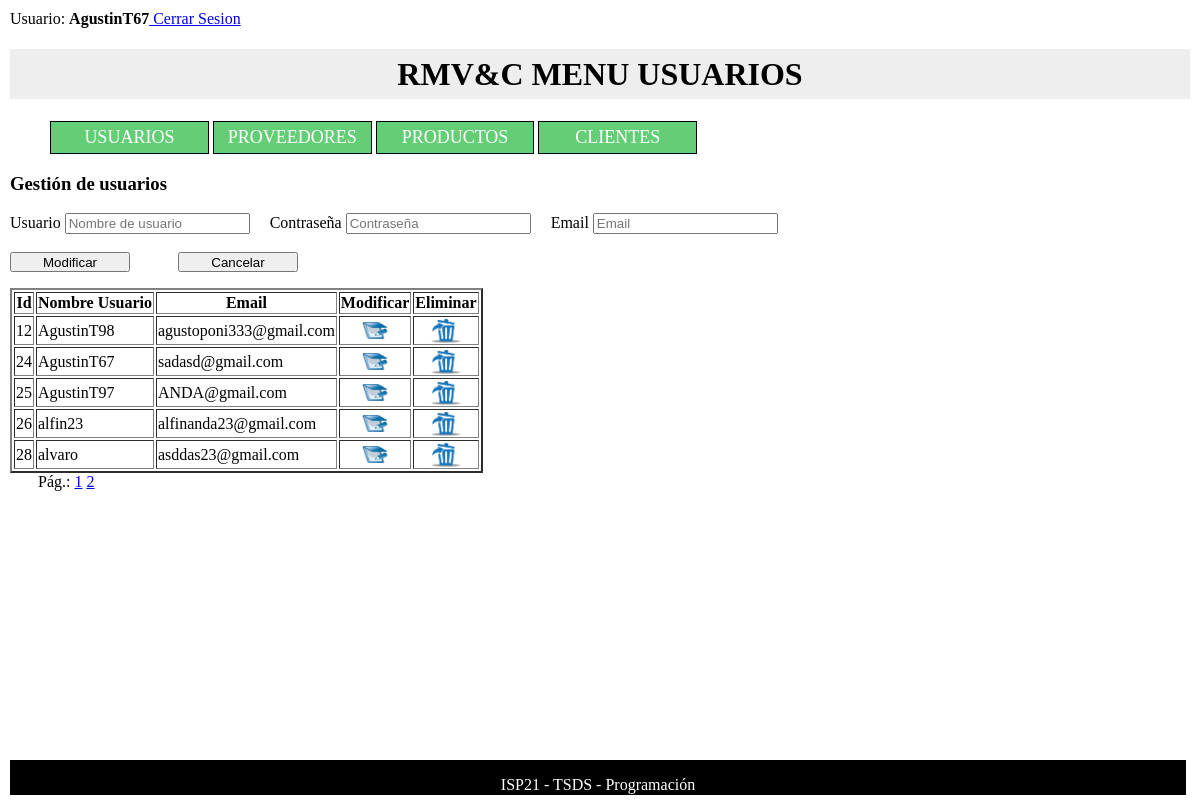
/usuarios.php?mod=29 (signed in), run on the app's committed database.
### tables this page shows
CREATE TABLE `usuario` (
  `ID` int(11) NOT NULL,
  `detalle` varchar(10) NOT NULL,
  `pass` varchar(8) NOT NULL,
  `email` varchar(60) NOT NULL
);

### usuarios.php (the view, shortened to what this page needs)
<?php
	include ("verifica_sesion.php");
	include ("conectar.php");
	$rango_pag=5;
	if (isset($_GET["pagina"])) {
		if ($_GET["pagina"]==1) {
			header("location:usuarios.php");
	    } else {
		$pagina=$_GET["pagina"];
		}
	} else {
		$pagina=1;
	}
	$desde = ($pagina-1)*$rango_pag;
	$sql="select * from usuario";
	$resultado = mysqli_query($conexion, $sql);
	$cant_registros = mysqli_num_rows($resultado);
	$cant_pag = ceil($cant_registros/$rango_pag);
	$sql = "select * from usuario limit $desde, $rango_pag";
	$mostrar = mysqli_query($conexion, $sql);
?>
<html>
<head>
	<link href="estilo.css" rel="stylesheet" type="text/css">
</head>
<body>
	<header>
		<H1> RMV&C MENU USUARIOS </H1>
	</header>
	<nav>
		<ul>
		  <li>  <a href="usuarios.php"> USUARIOS </a> </li>
		  <li>  <a href="proveedores.php"> PROVEEDORES </a> </li>
		  <li>  <a href="productos.php"> PRODUCTOS </a> </li>
		  <li>  <a href="clientes.php"> CLIENTES </a> </li>
		</ul>
	</nav>
	<section>
		<form action="usuarios.php" method="post">
		  <H3> Gestión de usuarios </H3>
		  Usuario <input type="text" name="detalle" placeholder="Nombre de usuario" autofocus required autocomplete="off"></input>
          &nbsp;&nbsp;&nbsp;
		  Contraseña <input type="password" name="pass" placeholder="Contraseña" required></input>
          &nbsp;&nbsp;&nbsp;
		  Email <input type="text" name="email" placeholder="Email" required></input>
		  <br><br>
		  <input type="submit"
		  name="<?php if(isset($_GET['mod'])) echo 'actualizar'; else echo 'insertar';?>"
		  value="<?php if(isset($_GET['mod'])) echo 'Modificar'; else echo 'Crear';?>"
		  style='width:120px;height:20px'>
		  <input type="button" name="cancelar" value="Cancelar" style='width:120px;height:20px' onClick="window.location.href = 'usuarios.php'">
		</form>
		  <table border="2">
			<tr>
				<th>Id</th>
				<th>Nombre Usuario</th>
				<th>Email</th>
				<th>Modificar</th>
				<th>Eliminar</th>
			</tr>
		  <?php
			while ($fila=mysqli_fetch_assoc($mostrar)){
				echo "<tr>
						<td>".$fila['ID']."</td>
						<td>".$fila['detalle']."</td>
						<td>".$fila['email']."</td>
						<td><center><a href='usuarios.php?mod=".$fila['ID']."'><img src='modificar.jpg' width='30' height='25'></a></center></td>
						<td><center><a href=\"javascript:preguntar('".$fila['ID']."')\"><img src='eliminar.png' width='30'
					  </tr>";
			}
		  ?>
		  </table>
		  <?php
			echo "&nbsp;&nbsp;&nbsp;&nbsp;&nbsp;&nbsp;&nbsp;"."Pág.:  ";
			for ($i=1 ; $i<=$cant_pag ; $i++) {
				echo "<a href='?pagina=".$i."'>".$i."</a>  " ;
			}
		  ?>
	</section>
	<footer>
		<p> ISP21 - TSDS - Programación </p>
	</footer>
</body>
</html>

### estilo.css (style rules this page uses)
html { min-height: 100%; position: relative; }
body { margin: 10; margin-bottom: 40px; }
header { background-color: rgb(125, 204, 109); text-align: center; }
footer { background-color: black; position: absolute; bottom: 5; width: 98%; height: 35px; color: white; }
footer p { text-align: center; }
h1 { height: 50px; background-color: #EEE; display:flex; justify-content: center; align-items: center; }
nav a { text-decoration:none; color:inherit; font-size:18px; }
nav li { display:inline-block; width: 12%; padding:5px 10px; background-color:rgb(100, 206, 118); border:1px solid #000; text-align:center; color:#fff; }

### data on the page
usuario: ID "12", detalle "AgustinT98", email "agustoponi333@gmail.com"
usuario: ID "24", detalle "AgustinT67", email "sadasd@gmail.com"
usuario: ID "25", detalle "AgustinT97", email "ANDA@gmail.com"
usuario: ID "26", detalle "alfin23", email "alfinanda23@gmail.com"
usuario: ID "28", detalle "alvaro", email "asddas23@gmail.com"

### other printed values
$_SESSION["logueado"] "AgustinT67"
